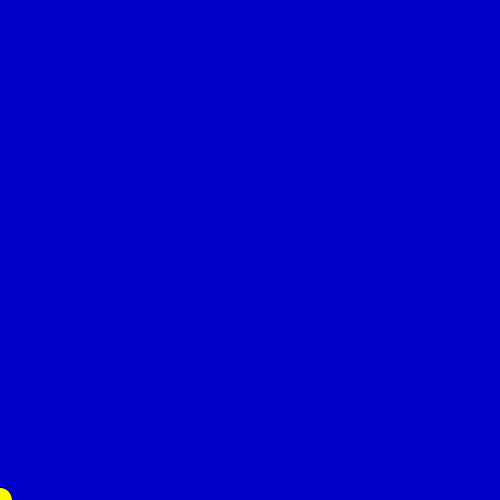
Frame 1 (no input)
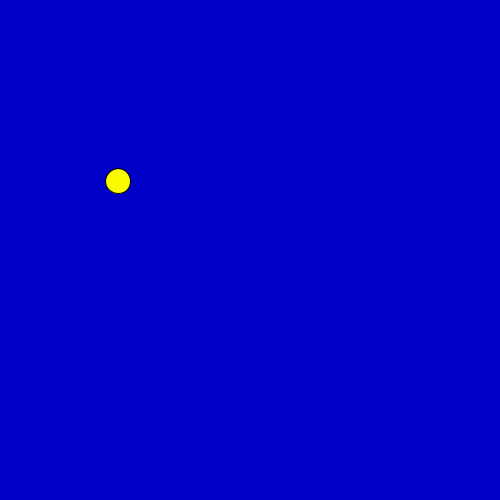
Frame 60 (the mouse pressed at the canvas centre just before this capture)
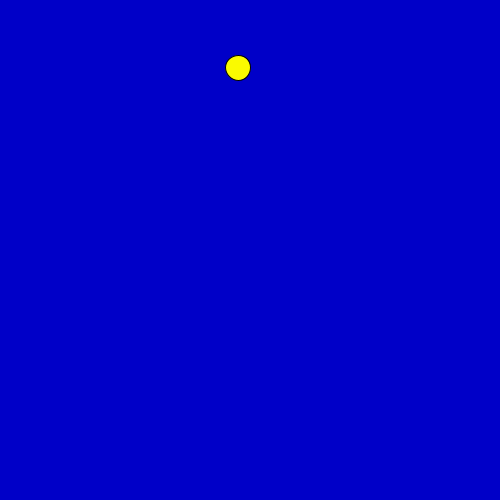
Frame 120 (the mouse held since frame 60 and released just before this capture)

The Processing sketch that drew these frames (run headless with seeded random() and noise(); from frame 60 on, the mouse is pressed at the canvas centre):

// Processing sketch: bila7hvat2Dnoclear
// ── bila7hvat2Dnoclear.pde
//"BILA" - MODEL RUCHU PUNKTU MATERIALNEGO - kolejne przybliżenia
//-////////////////////////////////////////////////////////////////
//Program Processingu w trybie 2 - z widocznymi funkcjami
//-////////////////////////////////////////////////////////////////
int FR=50; //Na ile kroków dzielimy sekundę?

void setup() //Jest wykonywane raz - po uruchomieniu
{
size(500,500);
//noSmooth(); //Bez wygładzania linii? Po prostu odkomentować 
fill(250,250,0);
frameRate(FR);
}

float h=0;
float x=0;
float vh=300; //prędkość pionowa w pikselach/SEKUNDĘ (!)
float vx=100; //prędkość pozioma
float ah=-50; //Przyśpieszenie/hamowanie - tylko w pionie
float B=0.90; //Wydajność odbicia sprężystego 1-B = ile energii kinetycznej się rozprasza nie wraca do prędkości po odbiciu

void draw() //Jest wykonywane w niewidocznej pętli
{
  //Wizualizacja
  background(0,0,200); //rgB
  ellipse(x,height-h,25,25);
  
  //Właściwy model
  vh+=ah*1/FR; //Powiększ prędkość o zmianę prędkości czyli przyśpieszenie pomnożone  przez jednostkę czasu 
  h+=vh*1/FR; //Powiększ wysokość o drogę czyli prędkość pomnożoną  przez jednostkę czasu
  x+=vx*1/FR; //Powiększ położenie poziome

  //Odbijamy od ścianek okna! Upraszczamy mechanizm odbicia
  if(h<0) 
  {
    vh=-vh*B;
    h=0; //Trochę oszukujemy
  }
  else
  if(height<h)
  {
    vh=-vh*B;
    h=height; //Trochę oszukujemy
  }
  else
  if(x<0)
  {
     vx=-vx*B;
     x=0; //Trochę oszukujemy
  }
  else
  if(width<x)
  {
     vx=-vx*B;
     x=width; //Trochę oszukujemy
  }
}
//Efekt końcowy jest ciekawy. Skąd się bierze?
